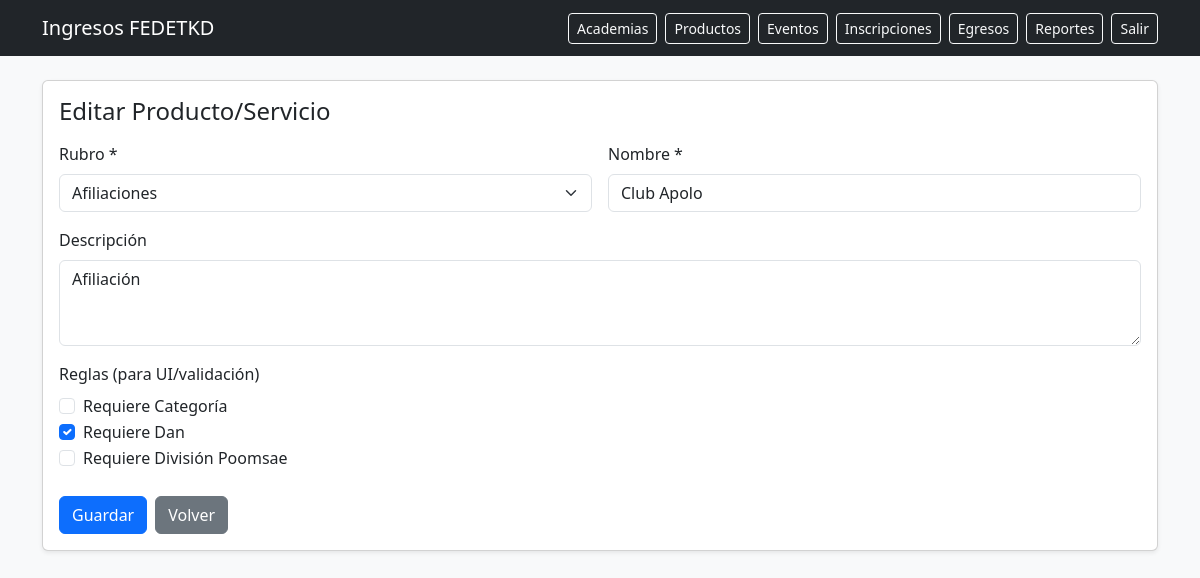
/productos/2/editar (signed in), run on the app's committed database.
### app/models/catalogos.py (models this page shows)
class ProductoServicio(TimestampMixin, db.Model):
    __tablename__ = "productos_servicio"
    id = db.Column(db.Integer, primary_key=True)
    rubro_id = db.Column(db.Integer, db.ForeignKey("rubros.id"), nullable=False, index=True)
    rubro = db.relationship("Rubro", backref=db.backref("productos", lazy=True))
    nombre = db.Column(db.String(190), nullable=False, index=True)
    descripcion = db.Column(db.Text, nullable=True)
    requiere_categoria = db.Column(db.Boolean, default=False, nullable=False)
    requiere_dan = db.Column(db.Boolean, default=False, nullable=False)
    requiere_division_poomsae = db.Column(db.Boolean, default=False, nullable=False)

class Rubro(db.Model):
    __tablename__ = "rubros"
    id = db.Column(db.Integer, primary_key=True)
    codigo = db.Column(db.String(30), unique=True, nullable=False)  # CURSO/AFILIACION/ASCENSO/GAL/COMPETENCIA
    nombre = db.Column(db.String(100), nullable=False)

### app/blueprints/productos/routes.py (the view, shortened to what this page needs)
@bp.route("/<int:producto_id>/editar", methods=["GET", "POST"])
@login_required
def editar(producto_id: int):
    producto = ProductoServicio.query.get_or_404(producto_id)
    rubros = Rubro.query.order_by(Rubro.nombre.asc()).all()
    return render_template("productos/form.html", producto=producto, rubros=rubros)

### app/models/auth.py (called while the page is built)
@login_manager.user_loader
def load_user(user_id: str):
    return User.query.get(int(user_id))

### app/templates/productos/form.html (shortened to what this page needs)
{% extends "base.html" %}
{% block content %}
<div class="card shadow-sm">
  <div class="card-body">
    <h4 class="mb-3">{{ "Editar" if producto else "Nuevo" }} Producto/Servicio</h4>
    <form method="post">
      <div class="row g-3">
        <div class="col-md-6">
          <label class="form-label">Rubro *</label>
          <select class="form-select" name="rubro_id" required>
            {% for r in rubros %}
            <option value="{{ r.id }}" {% if producto and producto.rubro_id==r.id %}selected{% endif %}>{{ r.nombre }}</option>
            {% endfor %}
          </select>
        </div>
        <div class="col-md-6">
          <label class="form-label">Nombre *</label>
          <input class="form-control" name="nombre" value="{{ producto.nombre if producto else '' }}" required>
        </div>
        <div class="col-md-12">
          <label class="form-label">Descripción</label>
          <textarea class="form-control" name="descripcion" rows="3">{{ producto.descripcion if producto else '' }}</textarea>
        </div>
        <div class="col-md-12">
          <label class="form-label">Reglas (para UI/validación)</label>
          <div class="form-check">
            <input class="form-check-input" type="checkbox" name="requiere_categoria" id="rc"
                   {% if producto and producto.requiere_categoria %}checked{% endif %}>
            <label class="form-check-label" for="rc">Requiere Categoría</label>
          </div>
          <div class="form-check">
            <input class="form-check-input" type="checkbox" name="requiere_dan" id="rd"
                   {% if producto and producto.requiere_dan %}checked{% endif %}>
            <label class="form-check-label" for="rd">Requiere Dan</label>
          </div>
          <div class="form-check">
            <input class="form-check-input" type="checkbox" name="requiere_division_poomsae" id="rp"
                   {% if producto and producto.requiere_division_poomsae %}checked{% endif %}>
            <label class="form-check-label" for="rp">Requiere División Poomsae</label>
          </div>
        </div>
      </div>
      <div class="mt-4 d-flex gap-2">
        <button class="btn btn-primary">Guardar</button>
        <a class="btn btn-secondary" href="{{ url_for('productos.index') }}">Volver</a>
      </div>
    </form>
  </div>
</div>
{% endblock %}

### data on the page
ProductoServicio: rubro_id "Afiliaciones", nombre "Club Apolo", descripcion "Afiliación", requiere_dan "☑"

### other printed values
{{ "Editar" if producto else "Nuevo" }} "Editar"
